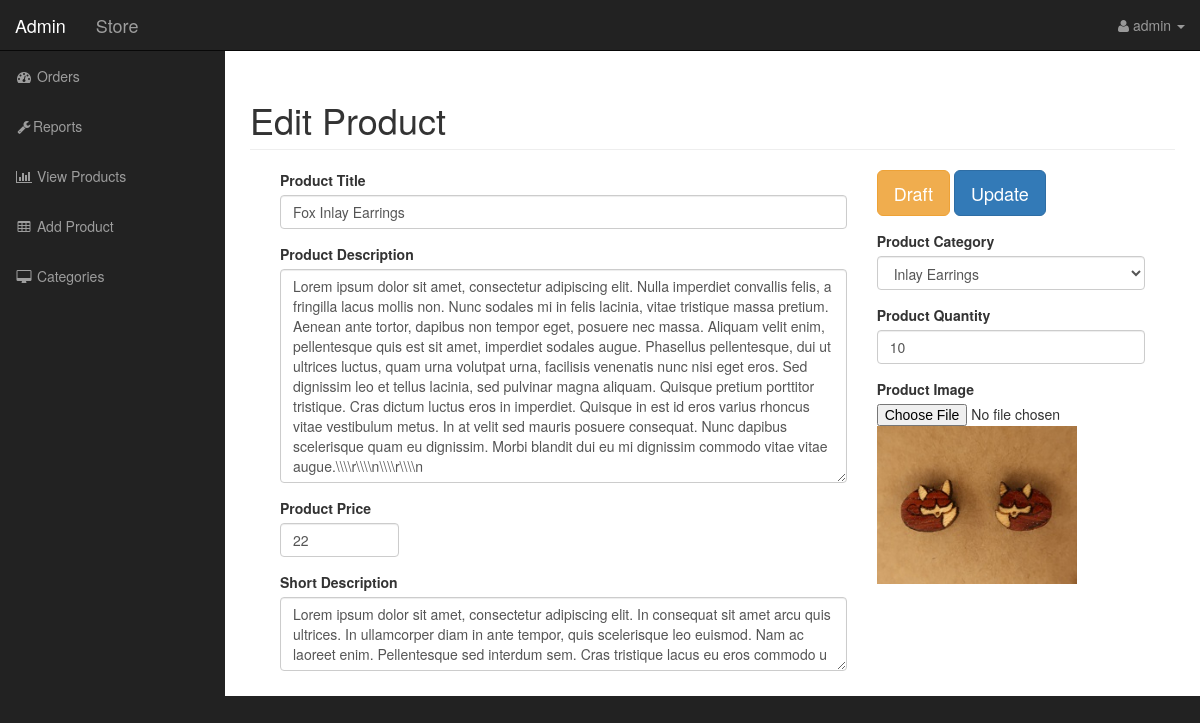
The page /admin/index.php?edit_product&id=13 (signed in) on the database its author committed.
### tables this page shows
CREATE TABLE `products` (
  `product_id` int(11) NOT NULL,
  `product_title` varchar(255) NOT NULL,
  `product_category_id` int(11) NOT NULL,
  `product_price` float NOT NULL,
  `product_qty` int(11) NOT NULL,
  `product_description` text NOT NULL,
  `short_desc` text NOT NULL,
  `product_image` varchar(255) NOT NULL
);

CREATE TABLE `categories` (
  `cat_id` int(11) NOT NULL,
  `cat_title` varchar(255) NOT NULL
);

### resources/functions.php (called while the page is built, shortened)
<?php
$upload_directory = "uploads";
function query($sql){
    global $connection;
    return mysqli_query($connection, $sql);
}
function escape_string($string){
    global $connection;
    return mysqli_real_escape_string($connection, $string);
}
function fetch_array($result){
    return mysqli_fetch_assoc($result);
}
function display_image($picture) {
    global $upload_directory;
    return $upload_directory . ds . $picture;
}
function show_product_category($product_category_id) {
$category_query = query("SELECT * FROM categories WHERE cat_id = '{$product_category_id}'");
while($category_row = fetch_array($category_query)) {
    return $category_row['cat_title'];
}
}
?>

### resources/templates/back/edit_product.php (the view, shortened to what this page needs)
<?php
  if(isset($_GET['id'])) {
    $query = query("SELECT * FROM products WHERE product_id = " . escape_string($_GET['id']) . " ");
    while($row = fetch_array($query)){
      $product_title = escape_string($row['product_title']);
      $product_category_id = escape_string($row['product_category_id']);
      $product_price = escape_string($row['product_price']);
      $product_description = escape_string($row['product_description']);
      $short_desc = escape_string($row['short_desc']);
      $product_quantity = ($row['product_qty']);
      $product_image = ($row['product_image']);
      $product_image = display_image($row['product_image']);
    }
  }
?>
<div class="col-md-12">
<div class="row">
<h1 class="page-header">
   Edit Product
</h1>
</div>
<form action="" method="post" enctype="multipart/form-data">
<div class="col-md-8">
<div class="form-group">
    <label for="product-title">Product Title </label>
        <input type="text" name="product_title" class="form-control" value="<?php echo $product_title;?>">
    </div>
    <div class="form-group">
           <label for="product-title">Product Description</label>
      <textarea name="product_description" id="" cols="30" rows="10" class="form-control"><?php echo $product_description;?></textarea>
    </div>
    <div class="form-group row">
      <div class="col-xs-3">
        <label for="product-price">Product Price</label>
        <input type="number" name="product_price" class="form-control" size="60" value="<?php echo $product_price;?>">
      </div>
    </div>
    <div class="form-group">
           <label for="product-title">Short Description</label>
      <textarea name="short_desc" id="" cols="30" rows="3" class="form-control"><?php echo $short_desc;?></textarea>
    </div>
</div>
<aside id="admin_sidebar" class="col-md-4">
     <div class="form-group">
       <input type="submit" name="draft" class="btn btn-warning btn-lg" value="Draft">
        <input type="submit" name="update" class="btn btn-primary btn-lg" value="Update">
    </div>
    <div class="form-group">
         <label for="product-title">Product Category</label>
        <select name="product_category_id" id="" class="form-control">
            <option value="<?php echo $product_category_id;?>"><?php echo show_product_category($product_category_id); ?></option>
        </select>
</div>
    <div class="form-group">
      <label for="product-title">Product Quantity</label>
         <input type="number" name="product_qty" class="form-control" value="<?php echo $product_quantity;?>">
    </div>
    <div class="form-group">
        <label for="product-title">Product Image</label>
        <input type="file" name="file">
        <img width='200' src="../../resources/<?php echo $product_image;?>" alt="">
    </div>
</aside>
</form>

### public/admin/css/sb-admin.css (style rules this page uses)
body { margin-top: 100px; background-color: #222; }
@media (min-width:768px) { body { margin-top: 50px; } }

### rows shown on the page
products: product_title "Fox Inlay Earrings", product_description "Lorem ipsum dolor sit amet, consectetur adipiscing elit. Nulla imperdiet convallis felis, a fringilla lacus mollis non. Nunc sodales mi in felis lacinia, vitae tristique massa pretium. Aenean ante tortor, dapibus non tempor eget, posuere nec massa. Aliquam velit enim, pellentesque quis est sit amet, imperdiet sodales augue. Phasellus pellentesque, dui ut ultrices luctus, quam urna volutpat urna, facilisis venenatis nunc nisi eget eros. Sed dignissim leo et tellus lacinia, sed pulvinar magna aliquam. Quisque pretium porttitor tristique. Cras dictum luctus eros in imperdiet. Quisque in est id eros varius rhoncus vitae vestibulum metus. In at velit sed mauris posuere consequat. Nunc dapibus…", product_price "22", short_desc "Lorem ipsum dolor sit amet, consectetur adipiscing elit. In consequat sit amet arcu quis ultrices. In ullamcorper diam in ante tempor, quis scelerisque leo euismod. Nam ac laoreet enim. Pellentesque sed interdum sem. Cras tristique lacus eu eros commodo u", product_category_id "Inlay Earrings", product_qty "10", product_image (picture)

### other values the page prints
$_SESSION['username'] "admin"
